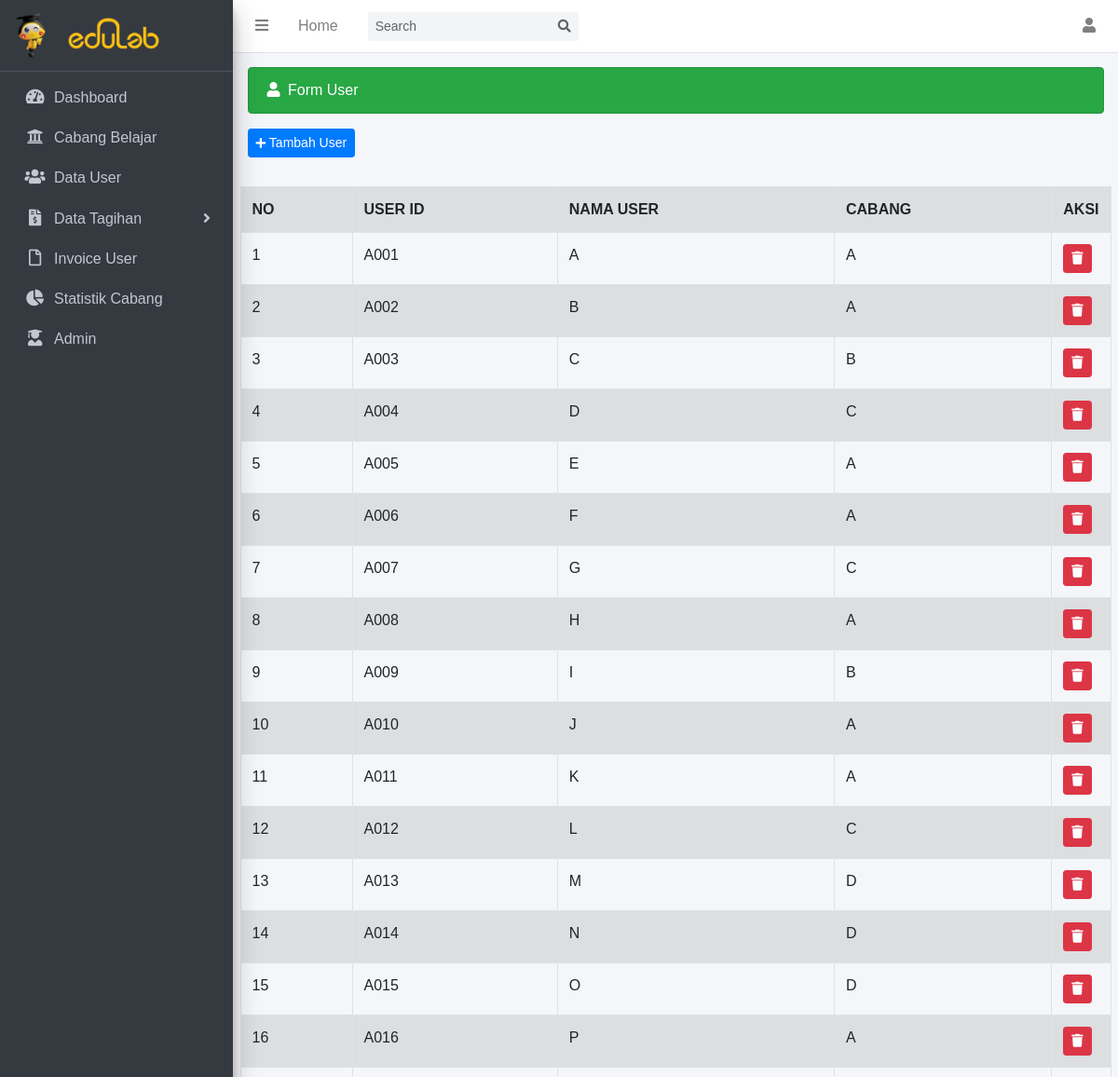
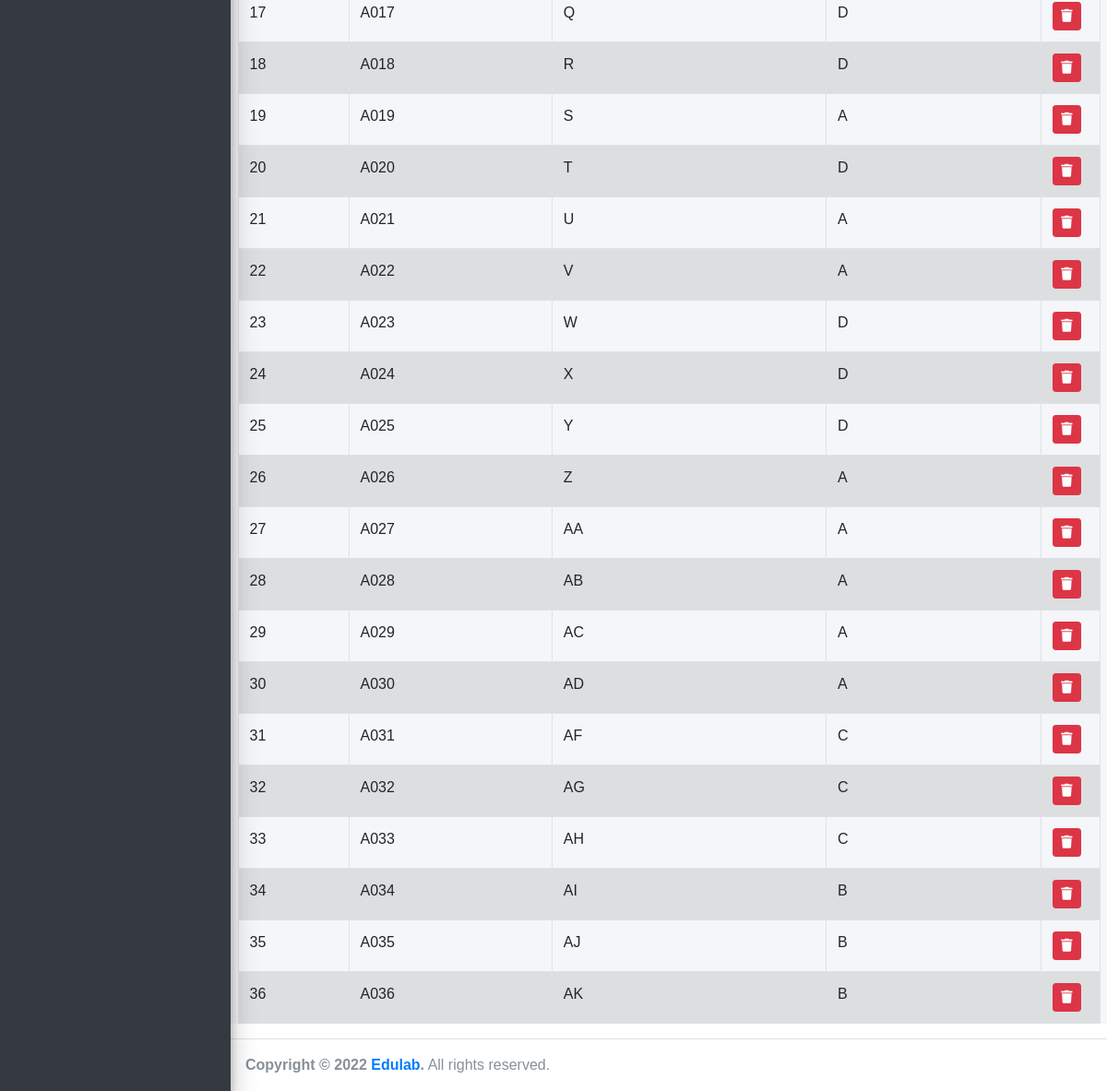
The app's page /index.php/user with its own data (2 pictures, top to bottom).
### tables this page shows
CREATE TABLE `tb_user` (
  `user_id` varchar(4) NOT NULL,
  `nama_user` varchar(10) NOT NULL,
  `nama_cabang` varchar(50) NOT NULL,
  `username` varchar(100) NOT NULL,
  `password` varchar(100) NOT NULL
);

### application/controllers/user.php (called while the page is built, shortened)
<?php
	class User extends CI_Controller{
		public function index()
		{
			$data['user'] = $this->user_model->tampil_data('tb_user')->result();
			$this->load->view('administrator_templates/header');
			$this->load->view('administrator_templates/sidebar');
			$this->load->view('user',$data);
			$this->load->view('administrator_templates/footer');
		}
	}
?>

### index.php (called while the page is built, shortened)
<?php
require_once BASEPATH.'core/CodeIgniter.php';

### application/models/user_model.php (called while the page is built, shortened)
<?php
	class User_model extends CI_Model{
		public function tampil_data($table)
		{
			return $this->db->get($table);
		}
	}
?>

### application/views/user.php (the view, shortened to what this page needs)
<div class="content-wrapper">
	<div class="container-fluid">
		<div class="content-header">
			<div class="alert alert-success">
				<i class="fas fa-user mr-1"></i>
				Form User
			</div>
			<?= anchor('user/tambah_user',' <button class="btn btn-sm btn-primary mb-3"><i class="fas fa-plus fa-sm"></i> Tambah User</button>')?>
		</div>
		<table class="table table-striped table-hover table-bordered">
			<tr>
				<th>NO</th>
				<th>USER ID</th>
				<th>NAMA USER</th>
				<th>CABANG</th>
				<th>AKSI</th>
			</tr>
			<?php $no = 1; foreach ($user as $us) : ?>
			<tr>
				<td><?= $no++ ?></td>
				<td><?= $us->user_id ?></td>
				<td><?= $us->nama_user ?></td>
				<td><?= $us->nama_cabang ?></td>
                <td width="20px"><?= anchor('user/delete/'.$us->user_id,'<div class="btn btn-sm btn-danger"><i class="fa fa-trash"></i></div>') ?></td>
			</tr>
			<?php endforeach ?>
		</table>
	</div>
</div>

### application/views/administrator_templates/header.php (shortened to what this page needs)
<!DOCTYPE html>
<html>
<head>
  <link rel="stylesheet" type="text/css" href="<?= base_url() ?>assets/mystyle/css/style.css">
  <link rel="stylesheet" type="text/css" href="<?= base_url() ?>assets/dist/bootstrap/css/bootstrap.min.css">
	<link rel="stylesheet" type="text/css" href="<?= base_url() ?>assets/vendor/fontawesome-free/css/all.min.css">
  <link rel="stylesheet" href="<?= base_url() ?>assets/vendor/overlayScrollbars/css/OverlayScrollbars.min.css">
  <link rel="stylesheet" href="<?= base_url() ?>assets/dist/css/adminlte.min.css">
</head>
<body class="hold-transition sidebar-mini layout-fixed">
  <div class="wrapper">
  	<nav class="main-header navbar navbar-expand navbar-white navbar-light">
    	<ul class="navbar-nav">
      		<li class="nav-item">
        		<a class="nav-link" data-widget="pushmenu" href="" role="button"><i class="fas fa-bars"></i></a>
      		</li>
      		<li class="nav-item d-none d-sm-inline-block">
        		<a href="<?= base_url('dashboard') ?>" class="nav-link">Home</a>
      		</li>
	    </ul>
    <form class="form-inline ml-3">
      <div class="input-group input-group-sm">
        <input class="form-control form-control-navbar" type="search" placeholder="Search" aria-label="Search">
        <div class="input-group-append">
          <button class="btn btn-navbar" type="submit">
            <i class="fas fa-search"></i>
          </button>
        </div>
      </div>
    </form>
    <ul class="navbar-nav ml-auto">
      <li class="nav-item dropdown">
        <a class="nav-link" data-toggle="dropdown" href="#">
          <i class="fas fa-user"></i>
        </a>
      </li>
    </ul>
  </nav>

### application/views/administrator_templates/sidebar.php (shortened to what this page needs)
<aside class="main-sidebar sidebar-dark-primary elevation-4">
<a href="../../index3.html" class="brand-link">
  <img src="<?= base_url() ?>assets/mystyle/img/Edumant1.png" width="50">
  <span class="brand-text font-weight-light ml-2"><img src="<?= base_url('assets/mystyle/img/LogoEdulab.png') ?>" width="100"></span>
</a>
<div class="sidebar">
  <nav class="mt-2">
    <ul class="nav nav-pills nav-sidebar flex-column" data-widget="treeview" role="menu" data-accordion="false">
      <li class="nav-item">
        <a href="<?= base_url('dashboard') ?>" class="nav-link">
          <i class="nav-icon fas fa-tachometer-alt"></i>
          <p>Dashboard</p>
        </a>
      </li>
      <li class="nav-item">
        <a href="<?= base_url('cabang_belajar') ?>" class="nav-link">
          <i class="fas fa-university nav-icon"></i>
          <p>Cabang Belajar</p>
        </a>
      </li>
      <li class="nav-item">
        <a href="<?= base_url('user') ?>" class="nav-link">
          <i class="fas fa-users nav-icon"></i>
          <p>Data User</p>
        </a>
      </li>
      <li class="nav-item has-treeview">
        <a href="#" class="nav-link">
          <i class="nav-icon fas fa-file-invoice-dollar"></i>
          <p>
            Data Tagihan
            <i class="right fas fa-angle-right"></i>
          </p>
        </a>
      </li>
      <li class="nav-item">
        <a href="<?= base_url('invoice') ?>" class="nav-link">
          <i class="far fa-file nav-icon"></i>
          <p>Invoice User</p>
        </a>
      </li>
      <li class="nav-item">
        <a href="<?= base_url('statistik_cabang') ?>" class="nav-link">
          <i class="fas fa-chart-pie nav-icon"></i>
          <p>Statistik Cabang</p>
        </a>
      </li>
      <li class="nav-item">
        <a href="<?= base_url('admin') ?>" class="nav-link">
          <i class="fas fa-user-graduate nav-icon"></i>
          <p>Admin</p>
        </a>
      </li>
    </ul>
  </nav>
</div>
</aside>

### application/views/administrator_templates/footer.php (shortened to what this page needs)
		<footer class="main-footer">
	    	<strong>Copyright &copy; 2022 <a href="http://adminlte.io">Edulab</a>.</strong> All rights reserved.
	  	</footer>
	</div>
</body>
</html>

### assets/mystyle/css/style.css (style rules this page uses)
* { font-family: arial; }

### records on screen
tb_user: user_id "A001", nama_user "A", nama_cabang "A"
tb_user: user_id "A002", nama_user "B", nama_cabang "A"
tb_user: user_id "A003", nama_user "C", nama_cabang "B"
tb_user: user_id "A004", nama_user "D", nama_cabang "C"
tb_user: user_id "A005", nama_user "E", nama_cabang "A"
tb_user: user_id "A006", nama_user "F", nama_cabang "A"
tb_user: user_id "A007", nama_user "G", nama_cabang "C"
tb_user: user_id "A008", nama_user "H", nama_cabang "A"
tb_user: user_id "A009", nama_user "I", nama_cabang "B"
tb_user: user_id "A010", nama_user "J", nama_cabang "A"
tb_user: user_id "A011", nama_user "K", nama_cabang "A"
tb_user: user_id "A012", nama_user "L", nama_cabang "C"
tb_user: user_id "A013", nama_user "M", nama_cabang "D"
tb_user: user_id "A014", nama_user "N", nama_cabang "D"
tb_user: user_id "A015", nama_user "O", nama_cabang "D"
tb_user: user_id "A016", nama_user "P", nama_cabang "A"
tb_user: user_id "A017", nama_user "Q", nama_cabang "D"
tb_user: user_id "A018", nama_user "R", nama_cabang "D"
tb_user: user_id "A019", nama_user "S", nama_cabang "A"
tb_user: user_id "A020", nama_user "T", nama_cabang "D"
tb_user: user_id "A021", nama_user "U", nama_cabang "A"
tb_user: user_id "A022", nama_user "V", nama_cabang "A"
tb_user: user_id "A023", nama_user "W", nama_cabang "D"
tb_user: user_id "A024", nama_user "X", nama_cabang "D"
tb_user: user_id "A025", nama_user "Y", nama_cabang "D"
tb_user: user_id "A026", nama_user "Z", nama_cabang "A"
tb_user: user_id "A027", nama_user "AA", nama_cabang "A"
tb_user: user_id "A028", nama_user "AB", nama_cabang "A"
tb_user: user_id "A029", nama_user "AC", nama_cabang "A"
tb_user: user_id "A030", nama_user "AD", nama_cabang "A"
tb_user: user_id "A031", nama_user "AF", nama_cabang "C"
tb_user: user_id "A032", nama_user "AG", nama_cabang "C"
tb_user: user_id "A033", nama_user "AH", nama_cabang "C"
tb_user: user_id "A034", nama_user "AI", nama_cabang "B"
tb_user: user_id "A035", nama_user "AJ", nama_cabang "B"
tb_user: user_id "A036", nama_user "AK", nama_cabang "B"
